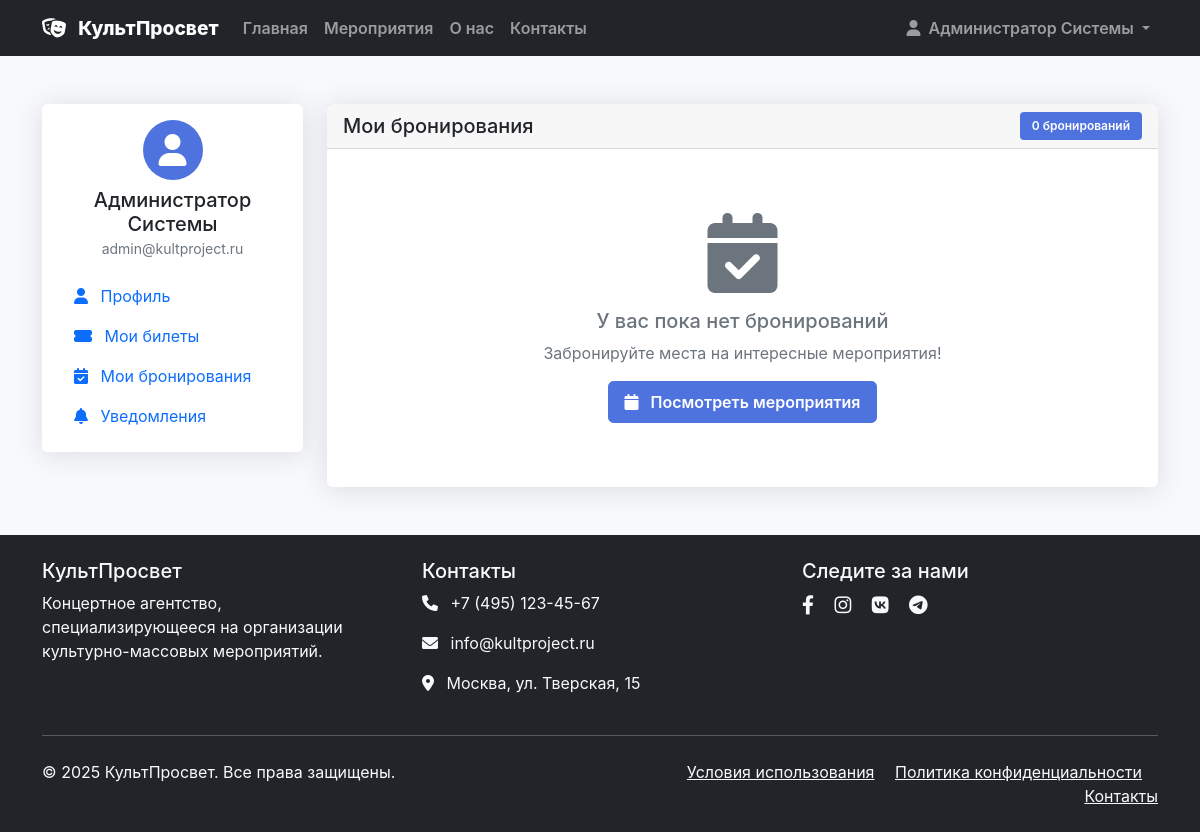
The page /my-bookings.php (signed in) on the database its author committed.
### tables this page shows
CREATE TABLE users (
    id INT AUTO_INCREMENT PRIMARY KEY,
    email VARCHAR(255) UNIQUE NOT NULL,
    password VARCHAR(255) NOT NULL,
    first_name VARCHAR(100) NOT NULL,
    last_name VARCHAR(100) NOT NULL,
    phone VARCHAR(20),
    role ENUM('admin', 'manager', 'client') DEFAULT 'client',
    created_at TIMESTAMP DEFAULT CURRENT_TIMESTAMP,
    updated_at TIMESTAMP DEFAULT CURRENT_TIMESTAMP ON UPDATE CURRENT_TIMESTAMP,
    is_active BOOLEAN DEFAULT TRUE
);

### includes/database.php (called while the page is built, shortened)
<?php
class Database {
    private static $instance = null;
    private $pdo;
    private function __construct() {
        try {
            $this->pdo = new PDO(
                "mysql:host=" . DB_HOST . ";dbname=" . DB_NAME . ";charset=" . DB_CHARSET,
                DB_USER,
                DB_PASS,
                [
                    PDO::ATTR_ERRMODE => PDO::ERRMODE_EXCEPTION,
                    PDO::ATTR_DEFAULT_FETCH_MODE => PDO::FETCH_ASSOC,
                    PDO::ATTR_EMULATE_PREPARES => false
                ]
            );
        } catch (PDOException $e) {
            die("Ошибка подключения к базе данных: " . $e->getMessage());
        }
    }
    public static function getInstance() {
        if (self::$instance === null) {
            self::$instance = new self();
        }
        return self::$instance;
    }
    public function query($sql, $params = []) {
        $stmt = $this->pdo->prepare($sql);
        $stmt->execute($params);
        return $stmt;
    }
    public function fetch($sql, $params = []) {
        $stmt = $this->query($sql, $params);
        return $stmt->fetch();
    }
    public function fetchAll($sql, $params = []) {
        $stmt = $this->query($sql, $params);
        return $stmt->fetchAll();
    }
}
?>

### includes/functions.php (called while the page is built, shortened)
<?php
require_once __DIR__ . '/database.php';
class Auth {
    private $db;
    public function __construct() {
        $this->db = Database::getInstance();
    }
    public function isLoggedIn() {
        return isset($_SESSION['user_id']);
    }
    public function getCurrentUser() {
        return $this->db->fetch(
            "SELECT * FROM users WHERE id = ?",
            [$_SESSION['user_id']]
        );
    }
}
?>

### my-bookings.php (the view, shortened to what this page needs)
<?php
require_once 'includes/functions.php';
$auth = new Auth();
$auth->requireLogin();
$db = Database::getInstance();
$user = $auth->getCurrentUser();
$bookings = $db->fetchAll(
    "SELECT
        b.*,
        e.title as event_title,
        e.event_date,
        e.venue,
        COUNT(`to`.id) as tickets_count
     FROM bookings b
     JOIN events e ON b.event_id = e.id
     LEFT JOIN ticket_orders `to` ON b.id = `to`.booking_id
     WHERE b.user_id = ?
     GROUP BY b.id
     ORDER BY b.created_at DESC",
    [$user['id']]
);
?>
<div class="container my-5">
    <div class="row">
        <div class="col-lg-3">
            <div class="card">
                <div class="card-body">
                    <div class="text-center mb-3">
                        <div class="avatar bg-primary text-white rounded-circle d-inline-flex align-items-center justify-content-center" style="width: 60px; height: 60px;">
                            <i class="fas fa-user fa-2x"></i>
                        </div>
                        <h5 class="mt-2 mb-0"><?php echo htmlspecialchars($user['first_name'] . ' ' . $user['last_name']); ?></h5>
                        <small class="text-muted"><?php echo htmlspecialchars($user['email']); ?></small>
                    </div>
                    <nav class="nav flex-column">
                        <a class="nav-link" href="/profile.php">
                            <i class="fas fa-user me-2"></i>
                            Профиль
                        </a>
                        <a class="nav-link" href="/my-tickets.php">
                            <i class="fas fa-ticket-alt me-2"></i>
                            Мои билеты
                        </a>
                        <a class="nav-link active" href="/my-bookings.php">
                            <i class="fas fa-calendar-check me-2"></i>
                            Мои бронирования
                        </a>
                        <a class="nav-link" href="/notifications.php">
                            <i class="fas fa-bell me-2"></i>
                            Уведомления
                        </a>
                    </nav>
                </div>
            </div>
        </div>
        <div class="col-lg-9">
            <div class="card">
                <div class="card-header d-flex justify-content-between align-items-center">
                    <h5 class="mb-0">Мои бронирования</h5>
                    <span class="badge bg-primary"><?php echo count($bookings); ?> бронирований</span>
                </div>
                <div class="card-body">
                    <?php if (empty($bookings)): ?>
                        <div class="text-center py-5">
                            <i class="fas fa-calendar-check text-muted display-1 mb-3"></i>
                            <h5 class="text-muted">У вас пока нет бронирований</h5>
                            <p class="text-muted">Забронируйте места на интересные мероприятия!</p>
                            <a href="/events.php" class="btn btn-primary">
                                <i class="fas fa-calendar me-2"></i>
                                Посмотреть мероприятия
                            </a>
                        </div>
                    <?php endif; ?>
                </div>
            </div>
        </div>
    </div>
</div>
<?php
include 'header.php';
?>

### assets/css/style.css (style rules this page uses)
:root { --primary-color: #4e73df; --secondary-color: #858796; --success-color: #1cc88a; --info-color: #36b9cc; --warning-color: #f6c23e; --danger-color: #e74a3b; --light-color: #f8f9fc; --dark-color: #5a5c69; }
body { font-family: 'Nunito', -apple-system, BlinkMacSystemFont, 'Segoe UI', 'Roboto', 'Helvetica Neue', Arial, sans-serif; background-color: #f8f9fc; }
.card { border: none; border-radius: 0.35rem; box-shadow: 0 0.15rem 1.75rem 0 rgba(58, 59, 69, 0.15); transition: all 0.3s ease-in-out; }
.btn { border-radius: 0.35rem; font-weight: 600; padding: 0.5rem 1rem; transition: all 0.3s ease-in-out; }
.btn-primary { background-color: var(--primary-color); border-color: var(--primary-color); }
.avatar { background-color: var(--primary-color); color: white; border-radius: 50%; display: inline-flex; align-items: center; justify-content: center; font-weight: 600; }
.badge { font-weight: 600; padding: 0.5rem 0.75rem; border-radius: 0.25rem; }
.bg-primary { background-color: var(--primary-color) !important; }

### rows shown on the page
users: first_name+last_name "Администратор Системы", email "admin@kultproject.ru"

### other values the page prints
SITE_NAME "КультПросвет"
$_SESSION['user_name'] "Администратор Системы"
count($bookings) "0"
